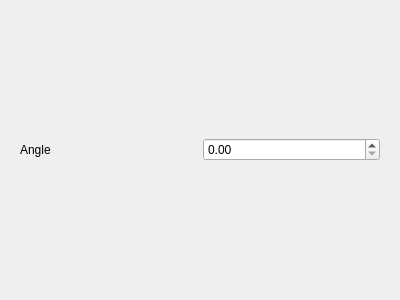
<?xml version="1.0" encoding="UTF-8"?>
<ui version="4.0">
 <class>PenduleTab</class>
 <widget class="QWidget" name="PenduleTab">
  <property name="geometry">
   <rect>
    <x>0</x>
    <y>0</y>
    <width>400</width>
    <height>300</height>
   </rect>
  </property>
  <property name="windowTitle">
   <string>Form</string>
  </property>
  <layout class="QVBoxLayout" name="verticalLayout">
   <item>
    <widget class="QWidget" name="widget_5" native="true">
     <layout class="QHBoxLayout" name="horizontalLayout_5">
      <item>
       <widget class="QLabel" name="label_5">
        <property name="text">
         <string>Angle</string>
        </property>
       </widget>
      </item>
      <item>
       <widget class="QDoubleSpinBox" name="AngleSpinBox"/>
      </item>
     </layout>
    </widget>
   </item>
  </layout>
 </widget>
 <resources/>
 <connections/>
</ui>
